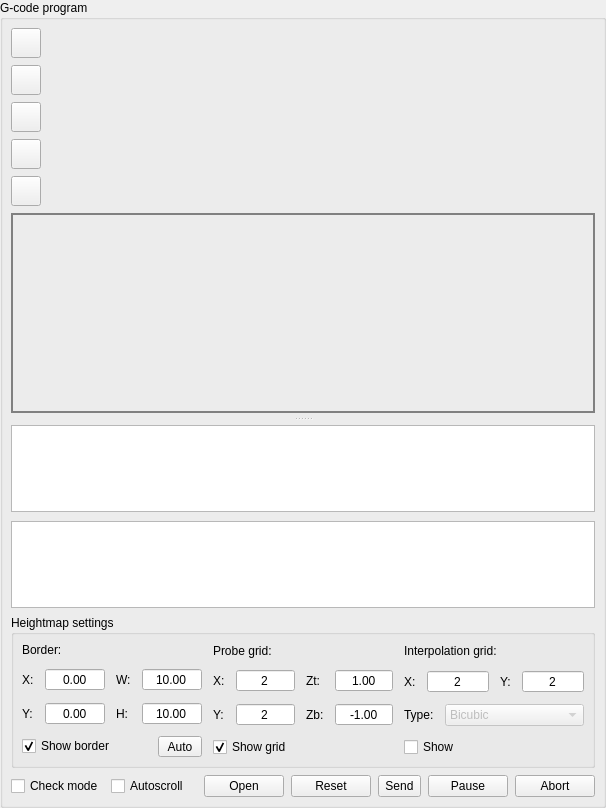
     <widget class="QGroupBox" name="grpProgram">
      <property name="title">
       <string>G-code program</string>
      </property>
      <property name="flat">
       <bool>false</bool>
      </property>
      <layout class="QVBoxLayout" name="verticalLayout_17" stretch="0,0,0,0,0,1,0,0">
       <property name="spacing">
        <number>7</number>
       </property>
       <property name="leftMargin">
        <number>8</number>
       </property>
       <property name="topMargin">
        <number>8</number>
       </property>
       <property name="rightMargin">
        <number>8</number>
       </property>
       <property name="bottomMargin">
        <number>8</number>
       </property>
       <item>
        <widget class="QToolButton" name="cmdIsometric">
         <property name="minimumSize">
          <size>
           <width>30</width>
           <height>30</height>
          </size>
         </property>
         <property name="toolTip">
          <string>Isometric view</string>
         </property>
         <property name="text">
          <string/>
         </property>
         <property name="icon">
          <iconset resource="../../images.qrc">
           <normaloff>:/images/cube.png</normaloff>:/images/cube.png</iconset>
         </property>
         <property name="iconSize">
          <size>
           <width>20</width>
           <height>20</height>
          </size>
         </property>
        </widget>
       </item>
       <item>
        <widget class="QToolButton" name="cmdTop">
         <property name="minimumSize">
          <size>
           <width>30</width>
           <height>30</height>
          </size>
         </property>
         <property name="toolTip">
          <string>Top view</string>
         </property>
         <property name="text">
          <string/>
         </property>
         <property name="icon">
          <iconset resource="../../images.qrc">
           <normaloff>:/images/cubeTop.png</normaloff>:/images/cubeTop.png</iconset>
         </property>
         <property name="iconSize">
          <size>
           <width>20</width>
           <height>20</height>
          </size>
         </property>
        </widget>
       </item>
       <item>
        <widget class="QToolButton" name="cmdFront">
         <property name="minimumSize">
          <size>
           <width>30</width>
           <height>30</height>
          </size>
         </property>
         <property name="toolTip">
          <string>Front view</string>
         </property>
         <property name="text">
          <string/>
         </property>
         <property name="icon">
          <iconset resource="../../images.qrc">
           <normaloff>:/images/cubeFront.png</normaloff>:/images/cubeFront.png</iconset>
         </property>
         <property name="iconSize">
          <size>
           <width>20</width>
           <height>20</height>
          </size>
         </property>
        </widget>
       </item>
       <item>
        <widget class="QToolButton" name="cmdLeft">
         <property name="minimumSize">
          <size>
           <width>30</width>
           <height>30</height>
          </size>
         </property>
         <property name="toolTip">
          <string>Left view</string>
         </property>
         <property name="text">
          <string/>
         </property>
         <property name="icon">
          <iconset resource="../../images.qrc">
           <normaloff>:/images/cubeLeft.png</normaloff>:/images/cubeLeft.png</iconset>
         </property>
         <property name="iconSize">
          <size>
           <width>20</width>
           <height>20</height>
          </size>
         </property>
        </widget>
       </item>
       <item>
        <widget class="QToolButton" name="cmdFit">
         <property name="minimumSize">
          <size>
           <width>30</width>
           <height>30</height>
          </size>
         </property>
         <property name="toolTip">
          <string>Fit</string>
         </property>
         <property name="text">
          <string/>
         </property>
         <property name="icon">
          <iconset resource="../../images.qrc">
           <normaloff>:/images/fit_1.png</normaloff>:/images/fit_1.png</iconset>
         </property>
         <property name="iconSize">
          <size>
           <width>20</width>
           <height>20</height>
          </size>
         </property>
        </widget>
       </item>
       <item>
        <widget class="QSplitter" name="splitter">
         <property name="orientation">
          <enum>Qt::Vertical</enum>
         </property>
         <property name="handleWidth">
          <number>12</number>
         </property>
         <widget class="QWidget" name="frame" native="true">
          <property name="sizePolicy">
           <sizepolicy hsizetype="Preferred" vsizetype="Minimum">
            <horstretch>0</horstretch>
            <verstretch>0</verstretch>
           </sizepolicy>
          </property>
          <property name="minimumSize">
           <size>
            <width>0</width>
            <height>200</height>
           </size>
          </property>
          <property name="styleSheet">
           <string notr="true">border: 1px solid gray;</string>
          </property>
          <layout class="QVBoxLayout" name="verticalLayout_8">
           <property name="leftMargin">
            <number>1</number>
           </property>
           <property name="topMargin">
            <number>1</number>
           </property>
           <property name="rightMargin">
            <number>1</number>
           </property>
           <property name="bottomMargin">
            <number>1</number>
           </property>
           <item>
            <widget class="GLWidget" name="glwVisualizer" native="true"/>
           </item>
          </layout>
         </widget>
         <widget class="QWidget" name="layoutWidget">
          <layout class="QVBoxLayout" name="verticalLayout_7">
           <property name="spacing">
            <number>9</number>
           </property>
           <item>
            <widget class="QTableView" name="tblProgram">
             <property name="font">
              <font>
               <pointsize>9</pointsize>
              </font>
             </property>
             <property name="contextMenuPolicy">
              <enum>Qt::CustomContextMenu</enum>
             </property>
             <property name="editTriggers">
              <set>QAbstractItemView::AnyKeyPressed|QAbstractItemView::DoubleClicked|QAbstractItemView::EditKeyPressed|QAbstractItemView::SelectedClicked</set>
             </property>
             <property name="selectionMode">
              <enum>QAbstractItemView::ContiguousSelection</enum>
             </property>
             <property name="selectionBehavior">
              <enum>QAbstractItemView::SelectRows</enum>
             </property>
             <property name="gridStyle">
              <enum>Qt::DashLine</enum>
             </property>
             <attribute name="horizontalHeaderHighlightSections">
              <bool>false</bool>
             </attribute>
             <attribute name="horizontalHeaderMinimumSectionSize">
              <number>50</number>
             </attribute>
             <attribute name="verticalHeaderVisible">
              <bool>false</bool>
             </attribute>
            </widget>
           </item>
           <item>
            <widget class="QTableView" name="tblHeightMap">
             <property name="alternatingRowColors">
              <bool>true</bool>
             </property>
             <property name="selectionMode">
              <enum>QAbstractItemView::SingleSelection</enum>
             </property>
             <property name="gridStyle">
              <enum>Qt::DashLine</enum>
             </property>
             <attribute name="horizontalHeaderVisible">
              <bool>false</bool>
             </attribute>
             <attribute name="horizontalHeaderDefaultSectionSize">
              <number>60</number>
             </attribute>
             <attribute name="horizontalHeaderHighlightSections">
              <bool>false</bool>
             </attribute>
             <attribute name="verticalHeaderVisible">
              <bool>false</bool>
             </attribute>
            </widget>
           </item>
          </layout>
         </widget>
        </widget>
       </item>
       <item>
        <widget class="QGroupBox" name="grpHeightMapSettings">
         <property name="title">
          <string>Heightmap settings</string>
         </property>
         <layout class="QHBoxLayout" name="horizontalLayout_20" stretch="1,1,1">
          <property name="spacing">
           <number>11</number>
          </property>
          <property name="leftMargin">
           <number>8</number>
          </property>
          <property name="topMargin">
           <number>8</number>
          </property>
          <property name="rightMargin">
           <number>8</number>
          </property>
          <property name="bottomMargin">
           <number>8</number>
          </property>
          <item>
           <layout class="QVBoxLayout" name="verticalLayout_18">
            <item>
             <widget class="QLabel" name="label_5">
              <property name="text">
               <string>Border:</string>
              </property>
             </widget>
            </item>
            <item>
             <layout class="QGridLayout" name="gridLayout">
              <item row="0" column="0">
               <widget class="QLabel" name="label_6">
                <property name="text">
                 <string>X:</string>
                </property>
               </widget>
              </item>
              <item row="0" column="1">
               <widget class="QDoubleSpinBox" name="txtHeightMapBorderX">
                <property name="sizePolicy">
                 <sizepolicy hsizetype="Expanding" vsizetype="Fixed">
                  <horstretch>0</horstretch>
                  <verstretch>0</verstretch>
                 </sizepolicy>
                </property>
                <property name="locale">
                 <locale language="C" country="AnyCountry"/>
                </property>
                <property name="alignment">
                 <set>Qt::AlignCenter</set>
                </property>
                <property name="buttonSymbols">
                 <enum>QAbstractSpinBox::NoButtons</enum>
                </property>
                <property name="minimum">
                 <double>-999.000000000000000</double>
                </property>
                <property name="maximum">
                 <double>999.000000000000000</double>
                </property>
               </widget>
              </item>
              <item row="1" column="3">
               <widget class="QDoubleSpinBox" name="txtHeightMapBorderHeight">
                <property name="sizePolicy">
                 <sizepolicy hsizetype="Expanding" vsizetype="Fixed">
                  <horstretch>0</horstretch>
                  <verstretch>0</verstretch>
                 </sizepolicy>
                </property>
                <property name="locale">
                 <locale language="C" country="AnyCountry"/>
                </property>
                <property name="alignment">
                 <set>Qt::AlignCenter</set>
                </property>
                <property name="buttonSymbols">
                 <enum>QAbstractSpinBox::NoButtons</enum>
                </property>
                <property name="minimum">
                 <double>-999.000000000000000</double>
                </property>
                <property name="maximum">
                 <double>999.000000000000000</double>
                </property>
                <property name="value">
                 <double>10.000000000000000</double>
                </property>
               </widget>
              </item>
              <item row="1" column="2">
               <widget class="QLabel" name="label_9">
                <property name="text">
                 <string>H:</string>
                </property>
               </widget>
              </item>
              <item row="1" column="1">
               <widget class="QDoubleSpinBox" name="txtHeightMapBorderY">
                <property name="sizePolicy">
                 <sizepolicy hsizetype="Expanding" vsizetype="Fixed">
                  <horstretch>0</horstretch>
                  <verstretch>0</verstretch>
                 </sizepolicy>
                </property>
                <property name="locale">
                 <locale language="C" country="AnyCountry"/>
                </property>
                <property name="alignment">
                 <set>Qt::AlignCenter</set>
                </property>
                <property name="buttonSymbols">
                 <enum>QAbstractSpinBox::NoButtons</enum>
                </property>
                <property name="minimum">
                 <double>-999.000000000000000</double>
                </property>
                <property name="maximum">
                 <double>999.000000000000000</double>
                </property>
               </widget>
              </item>
              <item row="1" column="0">
               <widget class="QLabel" name="label_7">
                <property name="text">
                 <string>Y:</string>
                </property>
               </widget>
              </item>
              <item row="0" column="2">
               <widget class="QLabel" name="label_8">
                <property name="text">
                 <string>W:</string>
                </property>
               </widget>
              </item>
              <item row="0" column="3">
               <widget class="QDoubleSpinBox" name="txtHeightMapBorderWidth">
                <property name="sizePolicy">
                 <sizepolicy hsizetype="Expanding" vsizetype="Fixed">
                  <horstretch>0</horstretch>
                  <verstretch>0</verstretch>
                 </sizepolicy>
                </property>
                <property name="locale">
                 <locale language="C" country="AnyCountry"/>
                </property>
                <property name="alignment">
                 <set>Qt::AlignCenter</set>
                </property>
                <property name="buttonSymbols">
                 <enum>QAbstractSpinBox::NoButtons</enum>
                </property>
                <property name="minimum">
                 <double>-999.000000000000000</double>
                </property>
                <property name="maximum">
                 <double>999.000000000000000</double>
                </property>
                <property name="value">
                 <double>10.000000000000000</double>
                </property>
               </widget>
              </item>
             </layout>
            </item>
            <item>
             <layout class="QHBoxLayout" name="horizontalLayout_18">
              <item>
               <widget class="QCheckBox" name="chkHeightMapBorderShow">
                <property name="text">
                 <string>Show border</string>
                </property>
                <property name="checked">
                 <bool>true</bool>
                </property>
               </widget>
              </item>
              <item>
               <widget class="StyledToolButton" name="cmdHeightMapBorderAuto">
                <property name="minimumSize">
                 <size>
                  <width>44</width>
                  <height>18</height>
                 </size>
                </property>
                <property name="text">
                 <string>Auto</string>
                </property>
               </widget>
              </item>
             </layout>
            </item>
           </layout>
          </item>
          <item>
           <layout class="QVBoxLayout" name="verticalLayout_19">
            <item>
             <widget class="QLabel" name="label_10">
              <property name="text">
               <string>Probe grid:</string>
              </property>
             </widget>
            </item>
            <item>
             <layout class="QGridLayout" name="gridLayout_4">
              <item row="0" column="0">
               <widget class="QLabel" name="label_12">
                <property name="text">
                 <string>X:</string>
                </property>
               </widget>
              </item>
              <item row="0" column="1">
               <widget class="QDoubleSpinBox" name="txtHeightMapGridX">
                <property name="sizePolicy">
                 <sizepolicy hsizetype="Expanding" vsizetype="Fixed">
                  <horstretch>0</horstretch>
                  <verstretch>0</verstretch>
                 </sizepolicy>
                </property>
                <property name="locale">
                 <locale language="C" country="AnyCountry"/>
                </property>
                <property name="alignment">
                 <set>Qt::AlignCenter</set>
                </property>
                <property name="buttonSymbols">
                 <enum>QAbstractSpinBox::NoButtons</enum>
                </property>
                <property name="decimals">
                 <number>0</number>
                </property>
                <property name="minimum">
                 <double>2.000000000000000</double>
                </property>
                <property name="maximum">
                 <double>1000.000000000000000</double>
                </property>
                <property name="value">
                 <double>2.000000000000000</double>
                </property>
               </widget>
              </item>
              <item row="0" column="5">
               <widget class="QDoubleSpinBox" name="txtHeightMapGridZTop">
                <property name="sizePolicy">
                 <sizepolicy hsizetype="Expanding" vsizetype="Fixed">
                  <horstretch>0</horstretch>
                  <verstretch>0</verstretch>
                 </sizepolicy>
                </property>
                <property name="locale">
                 <locale language="C" country="AnyCountry"/>
                </property>
                <property name="alignment">
                 <set>Qt::AlignCenter</set>
                </property>
                <property name="buttonSymbols">
                 <enum>QAbstractSpinBox::NoButtons</enum>
                </property>
                <property name="minimum">
                 <double>-999.000000000000000</double>
                </property>
                <property name="maximum">
                 <double>999.000000000000000</double>
                </property>
                <property name="value">
                 <double>1.000000000000000</double>
                </property>
               </widget>
              </item>
              <item row="1" column="5">
               <widget class="QDoubleSpinBox" name="txtHeightMapGridZBottom">
                <property name="sizePolicy">
                 <sizepolicy hsizetype="Expanding" vsizetype="Fixed">
                  <horstretch>0</horstretch>
                  <verstretch>0</verstretch>
                 </sizepolicy>
                </property>
                <property name="locale">
                 <locale language="C" country="AnyCountry"/>
                </property>
                <property name="alignment">
                 <set>Qt::AlignCenter</set>
                </property>
                <property name="buttonSymbols">
                 <enum>QAbstractSpinBox::NoButtons</enum>
                </property>
                <property name="minimum">
                 <double>-999.000000000000000</double>
                </property>
                <property name="maximum">
                 <double>999.000000000000000</double>
                </property>
                <property name="value">
                 <double>-1.000000000000000</double>
                </property>
               </widget>
              </item>
              <item row="1" column="1">
               <widget class="QDoubleSpinBox" name="txtHeightMapGridY">
                <property name="sizePolicy">
                 <sizepolicy hsizetype="Expanding" vsizetype="Fixed">
                  <horstretch>0</horstretch>
                  <verstretch>0</verstretch>
                 </sizepolicy>
                </property>
                <property name="locale">
                 <locale language="C" country="AnyCountry"/>
                </property>
                <property name="alignment">
                 <set>Qt::AlignCenter</set>
                </property>
                <property name="buttonSymbols">
                 <enum>QAbstractSpinBox::NoButtons</enum>
                </property>
                <property name="decimals">
                 <number>0</number>
                </property>
                <property name="minimum">
                 <double>2.000000000000000</double>
                </property>
                <property name="maximum">
                 <double>1000.000000000000000</double>
                </property>
                <property name="value">
                 <double>2.000000000000000</double>
                </property>
               </widget>
              </item>
              <item row="1" column="3">
               <widget class="QLabel" name="label_11">
                <property name="text">
                 <string>Zb:</string>
                </property>
               </widget>
              </item>
              <item row="1" column="0">
               <widget class="QLabel" name="label_13">
                <property name="text">
                 <string>Y:</string>
                </property>
               </widget>
              </item>
              <item row="0" column="3">
               <widget class="QLabel" name="label_14">
                <property name="text">
                 <string>Zt:</string>
                </property>
               </widget>
              </item>
             </layout>
            </item>
            <item>
             <layout class="QHBoxLayout" name="horizontalLayout_19">
              <item>
               <widget class="QCheckBox" name="chkHeightMapGridShow">
                <property name="text">
                 <string>Show grid</string>
                </property>
                <property name="checked">
                 <bool>true</bool>
                </property>
               </widget>
              </item>
              <item>
               <spacer name="horizontalSpacer_6">
                <property name="orientation">
                 <enum>Qt::Horizontal</enum>
                </property>
                <property name="sizeHint" stdset="0">
                 <size>
                  <width>40</width>
                  <height>1</height>
                 </size>
                </property>
               </spacer>
              </item>
             </layout>
            </item>
           </layout>
          </item>
          <item>
           <layout class="QVBoxLayout" name="verticalLayout_20">
            <item>
             <widget class="QLabel" name="label_16">
              <property name="text">
               <string>Interpolation grid:</string>
              </property>
             </widget>
            </item>
            <item>
             <layout class="QGridLayout" name="gridLayout_6">
              <item row="1" column="2">
               <widget class="QLabel" name="label_19">
                <property name="text">
                 <string>Y:</string>
                </property>
               </widget>
              </item>
              <item row="1" column="0">
               <widget class="QLabel" name="label_18">
                <property name="text">
                 <string>X:</string>
                </property>
               </widget>
              </item>
              <item row="1" column="1">
               <widget class="QDoubleSpinBox" name="txtHeightMapInterpolationStepX">
                <property name="sizePolicy">
                 <sizepolicy hsizetype="Expanding" vsizetype="Fixed">
                  <horstretch>0</horstretch>
                  <verstretch>0</verstretch>
                 </sizepolicy>
                </property>
                <property name="locale">
                 <locale language="C" country="AnyCountry"/>
                </property>
                <property name="alignment">
                 <set>Qt::AlignCenter</set>
                </property>
                <property name="buttonSymbols">
                 <enum>QAbstractSpinBox::NoButtons</enum>
                </property>
                <property name="decimals">
                 <number>0</number>
                </property>
                <property name="minimum">
                 <double>2.000000000000000</double>
                </property>
                <property name="maximum">
                 <double>1000.000000000000000</double>
                </property>
                <property name="value">
                 <double>2.000000000000000</double>
                </property>
               </widget>
              </item>
              <item row="1" column="3">
               <widget class="QDoubleSpinBox" name="txtHeightMapInterpolationStepY">
                <property name="sizePolicy">
                 <sizepolicy hsizetype="Expanding" vsizetype="Fixed">
                  <horstretch>0</horstretch>
                  <verstretch>0</verstretch>
                 </sizepolicy>
                </property>
                <property name="locale">
                 <locale language="C" country="AnyCountry"/>
                </property>
                <property name="alignment">
                 <set>Qt::AlignCenter</set>
                </property>
                <property name="buttonSymbols">
                 <enum>QAbstractSpinBox::NoButtons</enum>
                </property>
                <property name="decimals">
                 <number>0</number>
                </property>
                <property name="minimum">
                 <double>2.000000000000000</double>
                </property>
                <property name="maximum">
                 <double>1000.000000000000000</double>
                </property>
                <property name="value">
                 <double>2.000000000000000</double>
                </property>
               </widget>
              </item>
             </layout>
            </item>
            <item>
             <layout class="QHBoxLayout" name="horizontalLayout_23" stretch="0,0">
              <item>
               <widget class="QLabel" name="label_17">
                <property name="text">
                 <string>Type:</string>
                </property>
               </widget>
              </item>
              <item>
               <widget class="QComboBox" name="cboHeightMapInterpolationType">
                <property name="enabled">
                 <bool>false</bool>
                </property>
                <property name="sizePolicy">
                 <sizepolicy hsizetype="Expanding" vsizetype="Fixed">
                  <horstretch>0</horstretch>
                  <verstretch>0</verstretch>
                 </sizepolicy>
                </property>
                <item>
                 <property name="text">
                  <string>Bicubic</string>
                 </property>
                </item>
               </widget>
              </item>
             </layout>
            </item>
            <item>
             <layout class="QHBoxLayout" name="horizontalLayout_24">
              <item>
               <widget class="QCheckBox" name="chkHeightMapInterpolationShow">
                <property name="text">
                 <string>Show</string>
                </property>
               </widget>
              </item>
              <item>
               <spacer name="horizontalSpacer_8">
                <property name="orientation">
                 <enum>Qt::Horizontal</enum>
                </property>
                <property name="sizeHint" stdset="0">
                 <size>
                  <width>40</width>
                  <height>1</height>
                 </size>
                </property>
               </spacer>
              </item>
             </layout>
            </item>
           </layout>
          </item>
         </layout>
        </widget>
       </item>
       <item>
        <layout class="QHBoxLayout" name="horizontalLayout_3">
         <item>
          <widget class="QCheckBox" name="chkTestMode">
           <property name="sizePolicy">
            <sizepolicy hsizetype="Preferred" vsizetype="Fixed">
             <horstretch>0</horstretch>
             <verstretch>0</verstretch>
            </sizepolicy>
           </property>
           <property name="minimumSize">
            <size>
             <width>22</width>
             <height>0</height>
            </size>
           </property>
           <property name="text">
            <string>Check mode</string>
           </property>
          </widget>
         </item>
         <item>
          <widget class="QCheckBox" name="chkAutoScroll">
           <property name="sizePolicy">
            <sizepolicy hsizetype="Preferred" vsizetype="Fixed">
             <horstretch>0</horstretch>
             <verstretch>0</verstretch>
            </sizepolicy>
           </property>
           <property name="minimumSize">
            <size>
             <width>22</width>
             <height>0</height>
            </size>
           </property>
           <property name="text">
            <string>Autoscroll</string>
           </property>
          </widget>
         </item>
         <item>
          <spacer name="spacerBot">
           <property name="orientation">
            <enum>Qt::Horizontal</enum>
           </property>
           <property name="sizeHint" stdset="0">
            <size>
             <width>8</width>
             <height>20</height>
            </size>
           </property>
          </spacer>
         </item>
         <item>
          <widget class="QPushButton" name="cmdFileOpen">
           <property name="text">
            <string>Open</string>
           </property>
          </widget>
         </item>
         <item>
          <widget class="QPushButton" name="cmdFileReset">
           <property name="text">
            <string>Reset</string>
           </property>
          </widget>
         </item>
         <item>
          <widget class="QToolButton" name="cmdFileSend">
           <property name="sizePolicy">
            <sizepolicy hsizetype="Minimum" vsizetype="Minimum">
             <horstretch>0</horstretch>
             <verstretch>0</verstretch>
            </sizepolicy>
           </property>
           <property name="text">
            <string>Send</string>
           </property>
          </widget>
         </item>
         <item>
          <widget class="QPushButton" name="cmdFilePause">
           <property name="text">
            <string>Pause</string>
           </property>
           <property name="checkable">
            <bool>true</bool>
           </property>
          </widget>
         </item>
         <item>
          <widget class="QPushButton" name="cmdFileAbort">
           <property name="text">
            <string>Abort</string>
           </property>
          </widget>
         </item>
        </layout>
       </item>
      </layout>
     </widget>
